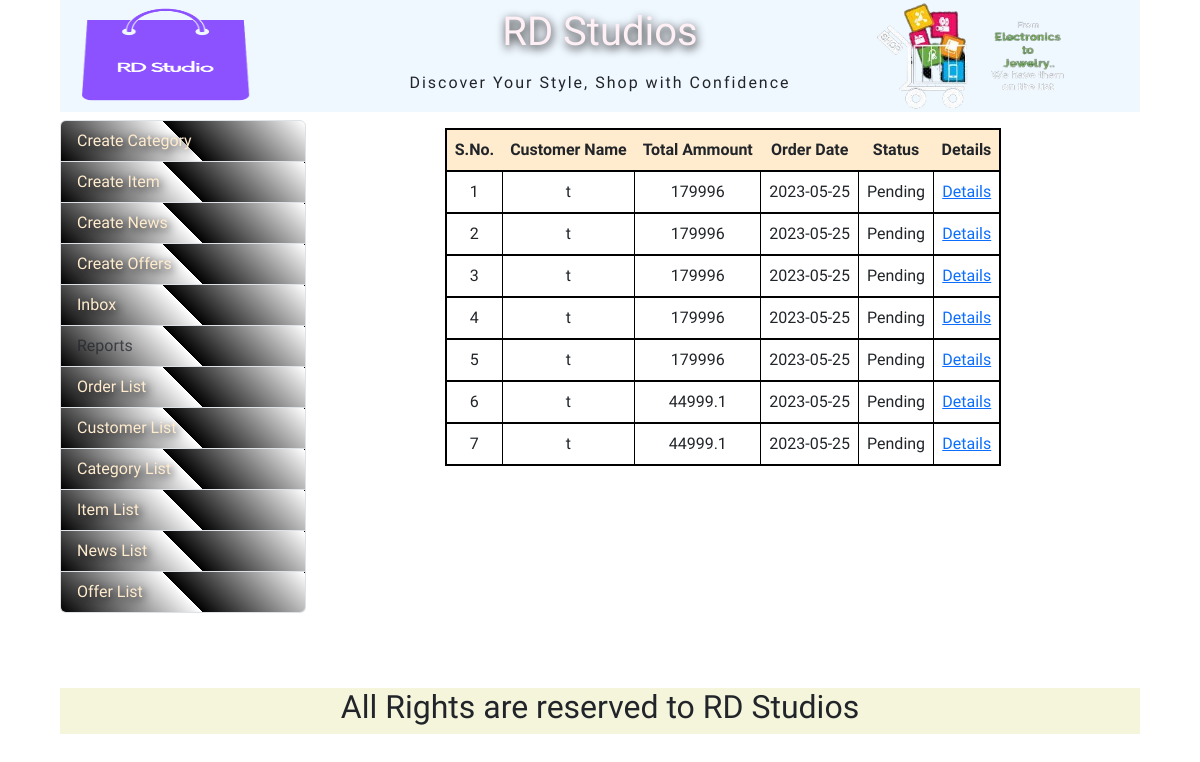
Page /adminOrderList.php on the earlier database version.
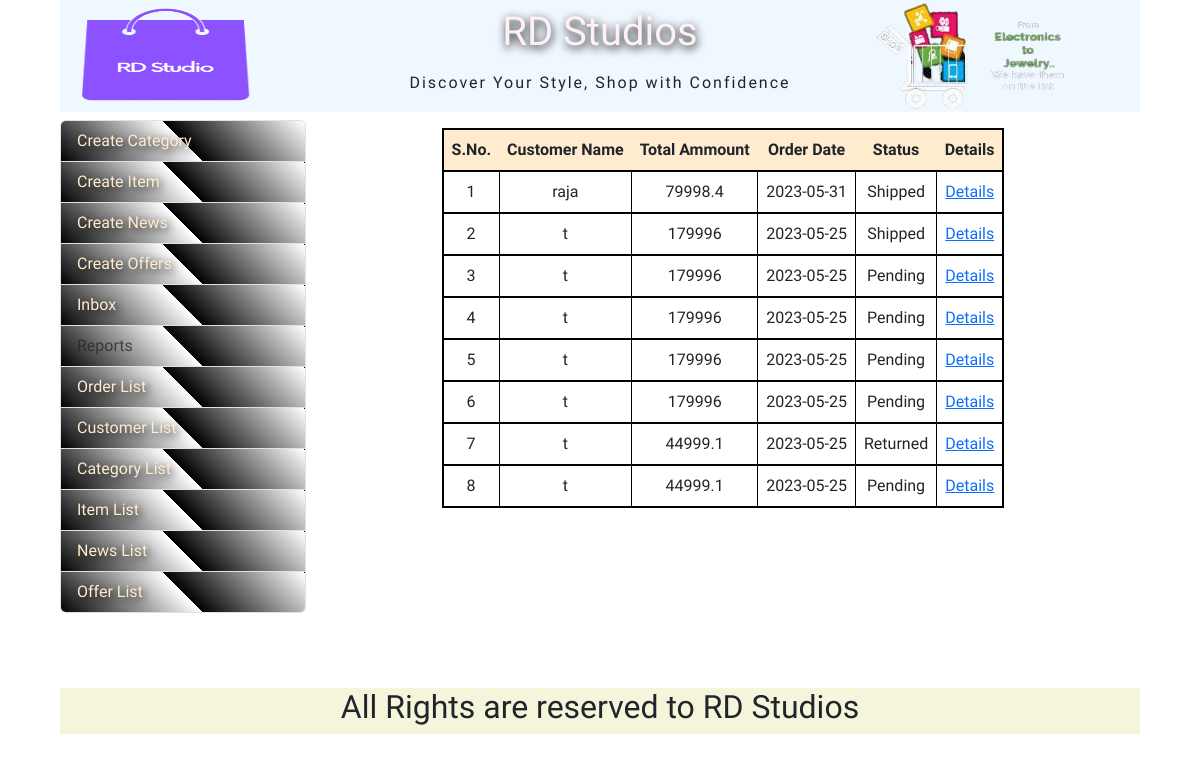
Same page on the later database version.
### tables this page shows
CREATE TABLE IF NOT EXISTS `order_main` (
  `order_id` int(11) NOT NULL AUTO_INCREMENT,
  `user_name` varchar(30) NOT NULL,
  `shipping_address` text NOT NULL,
  `total_amount` float NOT NULL,
  `order_date` date NOT NULL,
  `order_status` varchar(30) NOT NULL,
  `last_update_date` date NOT NULL,
  PRIMARY KEY (`order_id`)
);

### adminOrderList.php (the view)
<?php
require_once("header.php");
?>
<div id="container" >
<div id="adminArea" class="row">
<div id="leftAdminArea">
    <?php
     require_once("adminMenu.php");
    ?>
</div>
<div id="rightAdminArea">
    <?php
    require_once("dbconnect.php");
    $sql = "SELECT * FROM `order_main` ORDER BY `order_date`DESC ";
    $rsNews = mysqli_query($con, $sql) or die("Query Error -1");
    ?>
    <table id="displayCartInfoTable">
        <tr>
            <th>S.No.</th>
            <th>Customer Name</th>
            <th>Total Ammount</th>
            <th>Order Date</th>
            <th>Status</th>
            <th>Details</th>
        </tr>
        <?php
        $cnt = 0;
        while ($row = mysqli_fetch_array($rsNews)) {
            $id=$row['order_id'];
            $cnt++;
            echo("<tr>");
            echo("<td>$cnt</td>");
            echo("<td>{$row['user_name']}</td>");
            echo("<td>{$row['total_amount']}</td>");
            echo("<td>{$row['order_date']}</td>");
            echo("<td>{$row['order_status']}</td>");
            echo("<td><a href='adminOrderDetails.php?order_id=$id'>Details</a></td>");
            echo("</tr>");
        }
        ?>
    </table>
    </div>
</div>
</div>
<?php
require_once("footer.php");
?>

Differences in the rows shown:
added order_main: user_name "raja", total_amount "79998.4", order_date "2023-05-31", order_status "Shipped"
changed order_main (number 2 of 8 on the later page): order_status "Pending" → "Shipped"
changed order_main: order_status "Pending" → "Returned"
